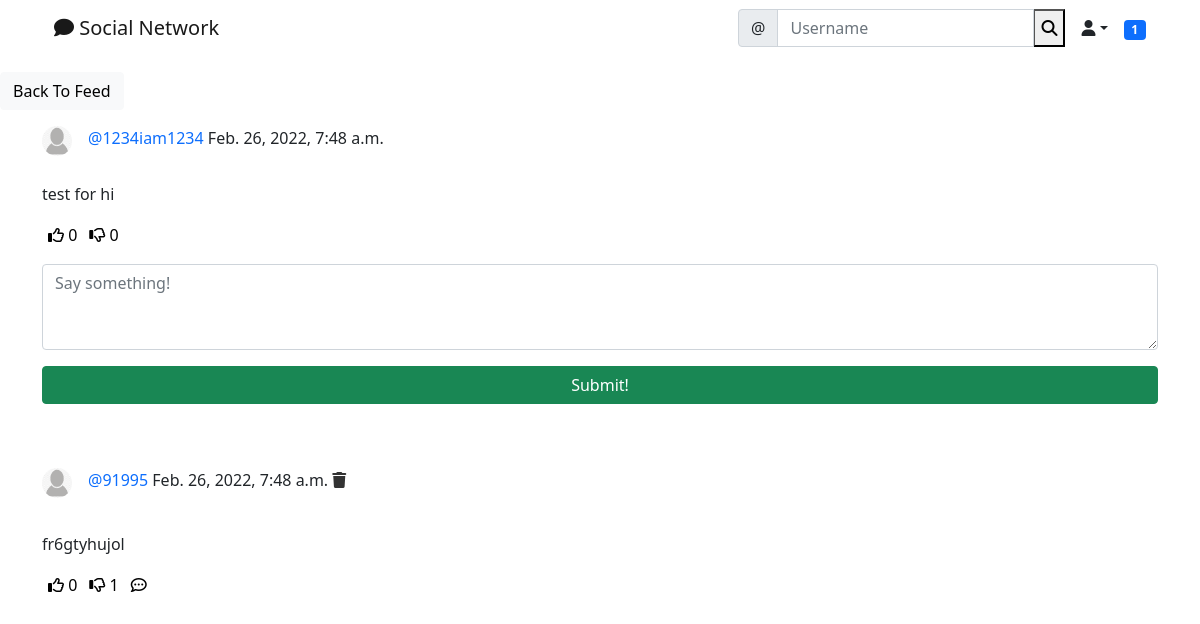
The app's page /social/post/22 (signed in) with its own data.
### social/models.py (models this page shows)
class Post(models.Model):
    body = models.TextField()
    image = models.ImageField(
        upload_to="uploads/post_photos", null=True, blank=True)
    created_on = models.DateTimeField(default=timezone.now)
    author = models.ForeignKey(User, on_delete=models.CASCADE)
    likes = models.ManyToManyField(User, blank=True, related_name='likes')
    dislikes = models.ManyToManyField(
        User, blank=True, related_name='dislikes')

class UserProfile(models.Model):
    user = models.OneToOneField(User, primary_key=True, verbose_name='user',
                                related_name='profile', on_delete=models.CASCADE)
    name = models.CharField(max_length=30, blank=True, null=True)
    bio = models.TextField(max_length=500, blank=True, null=True)
    birth_date = models.DateField(blank=True, null=True)
    location = models.CharField(max_length=100, blank=True, null=True)
    picture = models.ImageField(upload_to='uploads/profile_pictures',
                                default='uploads/profile_pictures/default.png', blank=True)
    followers = models.ManyToManyField(
        User, blank=True, related_name='followers')

class Comment(models.Model):
    comment = models.TextField()
    created_on = models.DateTimeField(default=timezone.now)
    author = models.ForeignKey(User, on_delete=models.CASCADE)
    post = models.ForeignKey('Post', on_delete=models.CASCADE)
    likes = models.ManyToManyField(
        User, blank=True, related_name='comment_likes')
    dislikes = models.ManyToManyField(
        User, blank=True, related_name='commment_dislikes')
    parent = models.ForeignKey(
        'self', on_delete=models.CASCADE, blank=True, null=True, related_name='+')
    @property
    def children(self):
        return Comment.objects.filter(parent=self).order_by('-created_on').all()
    @property
    def is_parent(self):
        if self.parent is None:
            return True
        else:
            return False

### social/views.py (the view, shortened to what this page needs)
# urls.py: path('post/<int:pk>', PostDetialView.as_view(), name='post_detail'),
class PostDetialView(LoginRequiredMixin, View):
    def get(self, request, pk, *args, **kwargs):
        post = Post.objects.get(pk=pk)
        form = CommentForm()
        comments = Comment.objects.filter(post=post).order_by('-created_on')
        context = {'post': post, 'form': form, 'comments': comments}
        return render(request, 'social/post_detail.html', context)

### social/forms.py
class CommentForm(forms.ModelForm):
    comment = forms.CharField(
        label='',
        widget=forms.Textarea(attrs={
            'rows': 3,
            'placeholder': 'Say something!'
        })
    )
    class Meta:
        model = Comment
        fields = ['comment']

### landing/templatetags/custom_tags.py (called while the page is built)
@register.inclusion_tag('social/show_notifications.html', takes_context=True)
def show_notifications(context):
    request_user = context['request'].user
    notifications = Notification.objects.filter(
        to_user=request_user).exclude(user_has_seen=True).order_by('-date')
    return {'notifications': notifications}

### social/templates/social/post_detail.html (shortened to what this page needs)
{% extends "landing/base.html" %}
{% load crispy_forms_tags %}
{% load static %}
{% block content %}
<div class="row  mt-3">
  <div class="col-md-5 col-sm-12">
    <a href="{%url 'post_list'%}" class="btn btn-light">Back To Feed</a>
  </div>
</div>
<div class="container-md">
  <div class="row justify-content-center mt-3">
    <div class="">
        <a href="{% url 'profile' post.author.profile.pk%}">
        <img src="{{post.author.profile.picture.url}}" alt="" class="rounded-circle" style="float: left; margin-right: 1rem" height="30" width="30">
        <p style="padding-top: 0.5 rem;">
          <a href="{% url 'profile' post.author.profile.pk%}" style="text-decoration: none" class="text-primary"> @{{post.author}}</a> {{post.created_on}}
        </p>
        </a>
    </div>
      <p>{{post.body}}</p>
      <div class="d-flex flex-row">
        <form class="" action="{% url 'like' post.pk%}" method="post">
          <button type="submit" style="background-color: transparent; border: none; box-shadow: none;"> <i class="far fa-thumbs-up"></i>  <span>{{post.likes.all.count}}</span> </button>
        </form>
        <form class="" action="{% url 'dislike' post.pk%}" method="post">
          <button type="submit" style="background-color: transparent; border: none; box-shadow: none;"> <i class="far fa-thumbs-down"></i>  <span>{{post.dislikes.all.count}}</span> </button>
        </form>
      </div>
  </div>
</div>
<div class="container-md">
  <div class="row justify-content-center mt-3">
    <div class="col md-5 col-sm-12">
      <form method="POST">
        {{ form|crispy }}
        <div class="d-grid gap-2">
          <button  class="btn btn-success mt-3 mb-5">Submit!</button>
        </div>
      </form>
    </div>
  </div>
</div>
<div class="container-md">
  <div class="row justify-content-center mt-3">
    <div class="col md-5 col-sm-12">
      {% for comment in  comments%}
      {%if comment.is_parent%}
      <div class="">
          <a href="{% url 'profile' comment.author.profile.pk%}">
          <img src="{{comment.author.profile.picture.url}}" alt="" class="rounded-circle" style="float: left; margin-right: 1rem" height="30" width="30">
          <p style="padding-top: 0.5 rem;">
            <a href="{% url 'profile' comment.author.profile.pk%}" style="text-decoration: none" class="text-primary"> @{{comment.author}} </a> {{comment.created_on}} {% if request.user == comment.author %} <a href="{%url 'comment_delete' post.pk comment.pk%}" style="color:#333"> <i class="fas fa-trash"></i>  </a> {% endif %}
          </p>
          </a>
      </div>
        </p><br>
        <p>{{comment.comment}}</p>
        <div class="d-flex flex-row">
          <form class="" action="{% url 'comment_like' post.pk comment.pk%}" method="post">
            <button type="submit" style="background-color: transparent; border: none; box-shadow: none;"> <i class="far fa-thumbs-up"></i>  <span>{{comment.likes.all.count}}</span> </button>
          </form>
          <form class="" action="{% url 'comment_dislike' post.pk comment.pk%}" method="post">
            <button type="submit" style="background-color: transparent; border: none; box-shadow: none;"> <i class="far fa-thumbs-down"></i>  <span>{{comment.dislikes.all.count}}</span></button>
          </form>
          <div class="">
            <button type="" name="button" style="background-color: transparent; border: none; box-shadow: none;"> <i class="far fa-comment-dots" onclick="commentReply({{comment.pk}})"></i> </button>
          </div>
        </div>
        {%endif%}
      {% endfor %}
    </div>
  </div>
</div>
{% endblock %}

### landing/templates/landing/base.html (style rules this page uses)
:root { --send-bg: #0B93F6; --send-color: white; --receive-bg: #E5E5EA; --receive-text: black; --page-background: white; }

### records on screen
Post: author.profile.picture (placeholder picture), author "1234iam1234", created_on "Feb. 26, 2022, 7:48 a.m.", body "test for hi", likes.all.count "0", dislikes.all.count "0"
Comment: author.profile.picture (placeholder picture), author "91995", created_on "Feb. 26, 2022, 7:48 a.m.", comment "fr6gtyhujol", likes.all.count "0", dislikes.all.count "1"

### other values on screen
{{ notifications.count }} "1"
